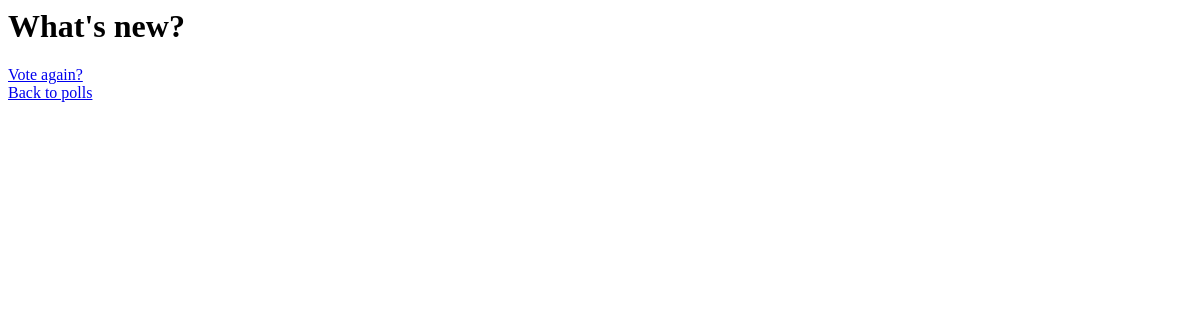
The app's page /polls/1/results/, older data.
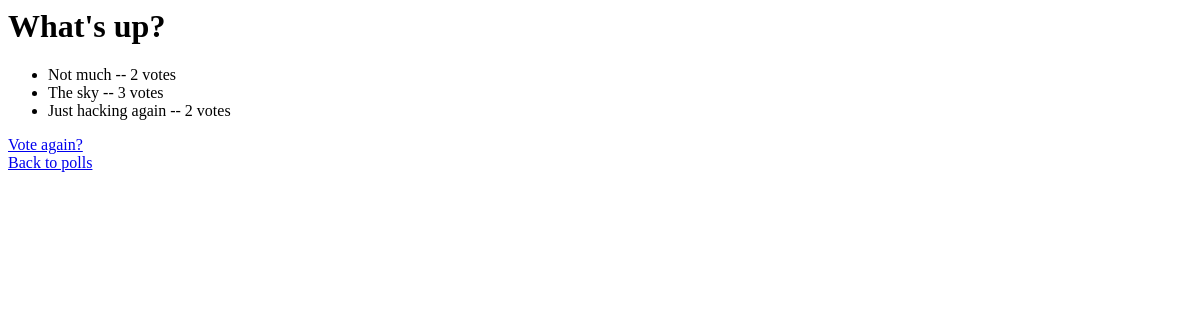
The same page, newer data.
### polls/models.py (models this page shows, shortened)
class Question(models.Model):
    question_text = models.CharField(max_length=200)
    pub_date = models.DateTimeField('date published')
    def was_published_recently(self):
        now = timezone.now()
        return now - datetime.timedelta(days=1) <= self.pub_date <= now
    was_published_recently.admin_order_field = 'pub_date'
    was_published_recently.boolean = True
    was_published_recently.short_description = 'Published recently?'

class Choice(models.Model):
    question = models.ForeignKey(Question, on_delete=models.CASCADE)
    choice_text = models.CharField(max_length=200)
    votes = models.IntegerField(default=0)

### polls/views.py (the view)
# urls.py: path('<int:pk>/results/', views.ResultsView.as_view(), name='results'),
class ResultsView(generic.DetailView):
    model = Question
    template_name = 'polls/results.html'

### polls/templates/polls/results.html
<h1>{{ question.question_text }}</h1>
<ul>
    {% for choice in question.choice_set.all %}
    <li>{{ choice.choice_text }} -- {{ choice.votes }} vote{{ choice.votes|pluralize }}</li>
    {% endfor %}
</ul>
<div>
    <a href="{% url 'polls:detail' question.id %}">Vote again?</a>
</div>
<div>
    <a href="{% url 'polls:index' %}">Back to polls</a>
</div>

Row changes from the older to the newer data that the page shows:
changed Question: question_text "What's new?" → "What's up?"
added Choice: choice_text "Not much", votes "2"
added Choice: choice_text "The sky", votes "3"
added Choice: choice_text "Just hacking again", votes "2"
